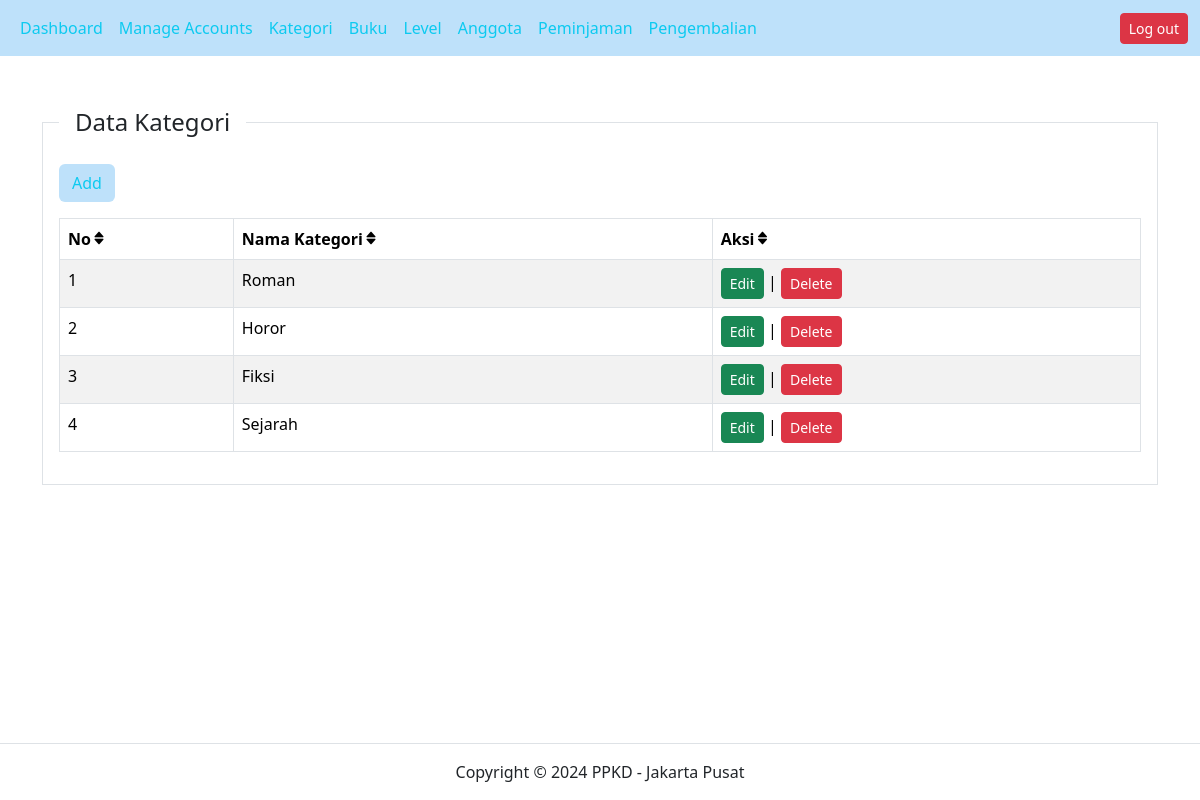
Page /?pg=kategori on the committed database.
### tables this page shows
CREATE TABLE `kategori` (
  `id` int(11) NOT NULL,
  `nama_kategori` varchar(50) NOT NULL,
  `created_at` timestamp NOT NULL DEFAULT current_timestamp(),
  `updated_at` timestamp NOT NULL DEFAULT current_timestamp() ON UPDATE current_timestamp()
);

### content/kategori.php (the view)
<?php
$kategori = mysqli_query($koneksi, "SELECT * FROM kategori ORDER BY id DESC");
?>
<div class="mt-5 container">
    <div class="row">
        <div class="col-sm-12">
            <fieldset class="border p-3">
                <legend class="float-none w-auto px-3">Data Kategori</legend>
                <div class="button-action">
                    <a href="?pg=tambah-kategori" type="button" class="btn text-info" style="background-color: #bee1fa;">Add</a>
                </div>
                <div class="table-responsive">
                    <table class="table table-bordered table-striped table-hover mt-3">
                        <thead>
                            <tr>
                                <th scope="col">No<i class="bx bxs-sort-alt"></th>
                                <th scope="col">Nama Kategori<i class="bx bxs-sort-alt"></th>
                                <th scope="col">Aksi<i class="bx bxs-sort-alt"></th>
                            </tr>
                        </thead>
                        <tbody>
                            <?php
                            $no = 1;
                            while ($rowKategori = mysqli_fetch_array($kategori)):
                            ?>
                                <tr>
                                    <td><?php echo $no++ ?></td>
                                    <td><?php echo $rowKategori['nama_kategori'] ?></td>
                                    <td>
                                        <a href="?pg=tambah-kategori&edit=<?php echo $rowKategori['id'] ?>"
                                            class="btn btn-success btn-sm">Edit
                                        </a> |
                                        <a
                                            href="?pg=tambah-kategori&delete=<?php echo $rowKategori['id'] ?>"
                                            class="btn btn-danger btn-sm"
                                            onclick="return confirm('Apakah anda yakin akan menghapus data ini??')">Delete</a>
                                    </td>
                                </tr>
                            <?php endwhile ?>
                        </tbody>
                    </table>
                </div>
            </fieldset>
        </div>
    </div>
</div>

### rows in the picture
kategori: nama_kategori "Roman"
kategori: nama_kategori "Horor"
kategori: nama_kategori "Fiksi"
kategori: nama_kategori "Sejarah"
